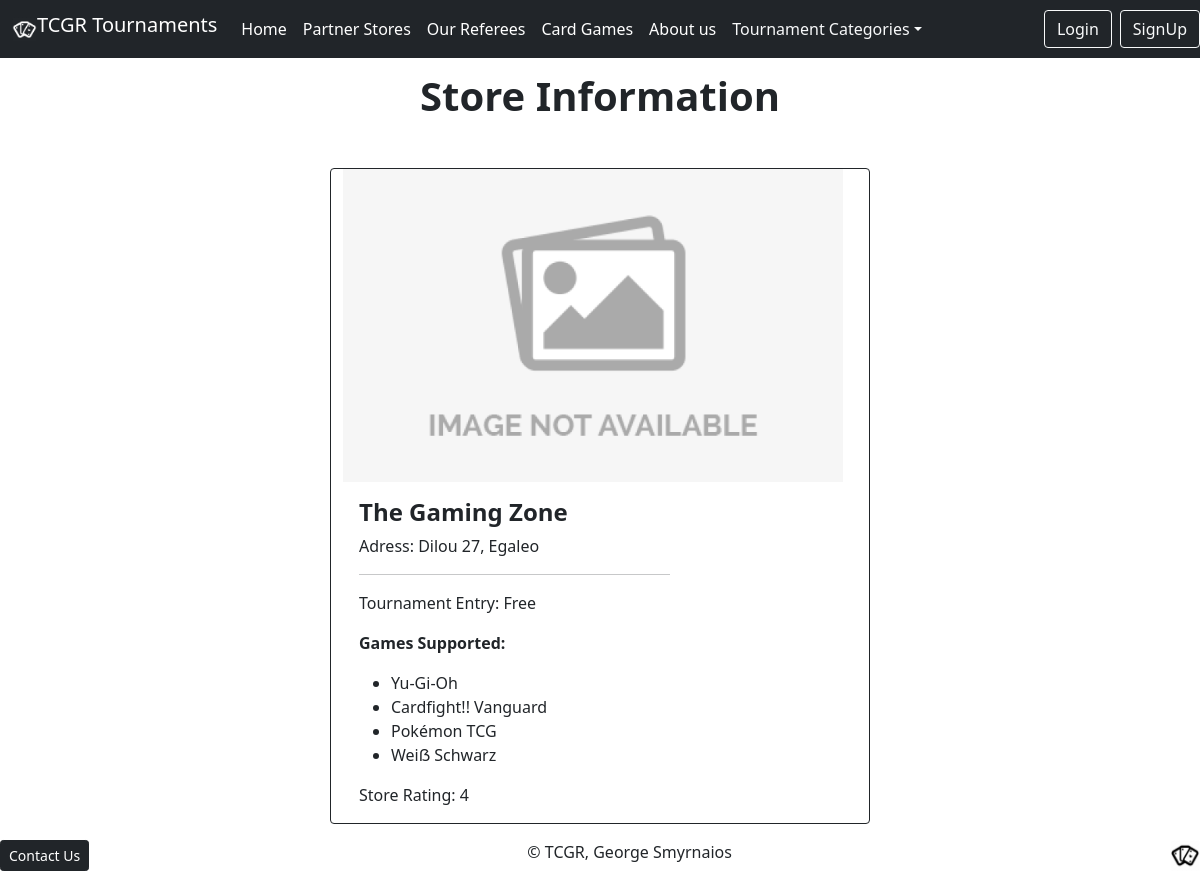
The app's page /partnerstores/2/ with its own data.
### tcgr/models.py (models this page shows, shortened)
class Store(models.Model):
    name = models.CharField(max_length=40)
    city = models.CharField(max_length=20)
    address = models.CharField(max_length=40)
    description = models.TextField(max_length=300, blank=True)
    supported_games = models.ManyToManyField('Cardgame')
    ENTRY_CHOICES = [('Free','Free'), ('Paid','Paid')]
    entry_fee = models.TextField(max_length = 4, choices = ENTRY_CHOICES, default= 'Free')
    photo = models.CharField(max_length=30, blank=True)
    score = models.IntegerField(default=0,
        validators=[
            MaxValueValidator(5),
            MinValueValidator(0)
        ]
    )

class Cardgame(models.Model):
    title = models.CharField(max_length=20)
    publisher = models.CharField(max_length=50)
    description = models.TextField(max_length=500, blank=True)
    releasedate = models.DateField()
    logo = models.CharField(max_length=30, blank=True)
    def __str__(self):
        return f"{self.title}"

### tcgr/views.py (the view)
# urls.py: path('partnerstores/<int:store_id>/',views.store_detail,name='store_detail'),
def store_detail(request, store_id):
    categories = CategoryStore.objects.all()
    try:
        store = Store.objects.get(id=store_id)
    except Store.DoesNotExist:
        raise Http404('This store does not exist')
    return render(request,'store_detail.html',{
        'store' : store,
        'categories': categories,
    })

### tcgr/models.py (called while the page is built)
    def __str__(self):
        return f"{self.name}"

### tcgr/templates/store_detail.html (shortened to what this page needs)
{% extends "base.html" %}
{% load static %}
{% block header %}
                <li class="nav-item dropdown">
                  <a class="nav-link dropdown-toggle text-light" href="#" id="navbarDropdown" role="button" data-bs-toggle="dropdown" aria-expanded="false">Tournament Categories</a>
                </li>
{% endblock %}
{% block body %}
        <section id="store_detail" class="pt-4">
            <h1 class="text-center my-5"><Strong>Store Information</Strong></h1>
            <div class="row">
                <div class="card border-dark mb-3 mx-auto" style="max-width: 540px;">
                <div class="row g-0">
                    <div class="col-md-10">
                        <img src="/static/img/{{store.photo}}" class="mx-auto" alt="Store photo" width="500">
                    </div>
                    <div class="col-md-8">
                        <div class="card-body">
                            <h4 class="card-title"><Strong>{{store.name}}</Strong></h4>
                            <p class="card-text"> Adress: {{store.address}}, {{store.city}}</p>
                            <p class="card-text">  {{store.description}}<hr>Tournament Entry: {{store.entry_fee}} </p>
                            <p class="card-text"><Strong>Games Supported:</Strong></p>
                            <ul>
                                {% for game in store.supported_games.all %}
                                    <li>{{ game }}</li>
                                {% endfor %}
                            </ul>
                            <p class="card-text">Store Rating: {{store.score}}</p>
                        </div>
                    </div>
                </div>
                </div>
            </div>
        </section>
{% endblock %}

### records on screen
Store: photo (placeholder picture), name "The Gaming Zone", address "Dilou 27", city "Egaleo", entry_fee "Free", score "4"
Cardgame: title "Yu-Gi-Oh"
Cardgame: title "Cardfight!! Vanguard"
Cardgame: title "Pokémon TCG"
Cardgame: title "Weiẞ Schwarz"
